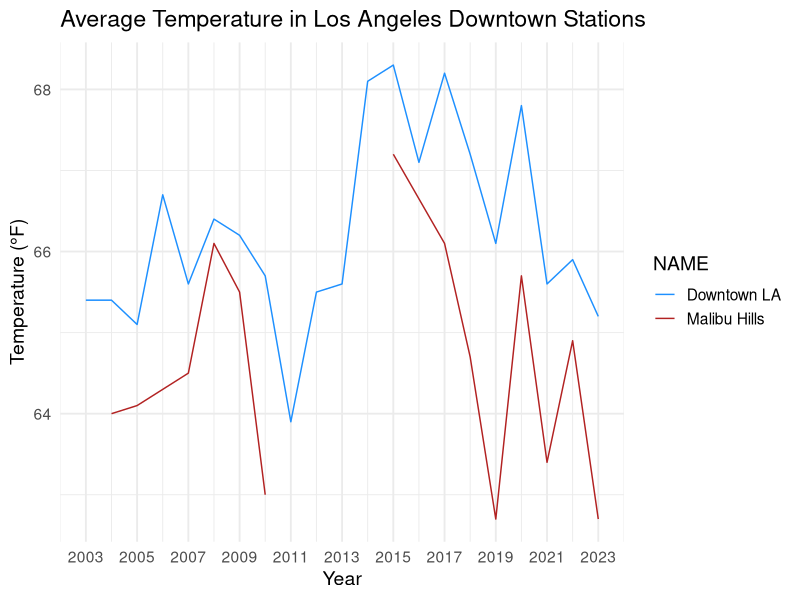
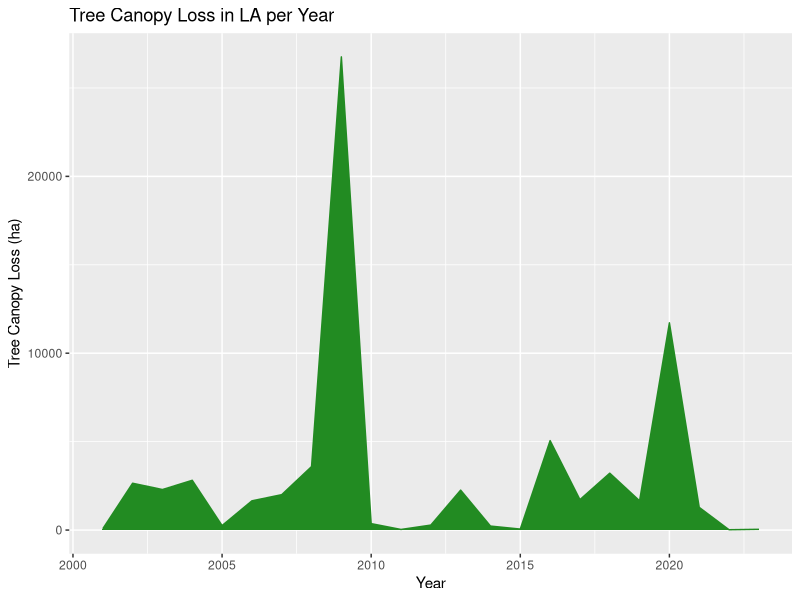

Here is the R script that generated these plots, in order:
## ---- chunk 1
library(here)
library(dplyr)
library(readr)
library(ggplot2)
library(lubridate)
temp_data1<-read_csv(here("data/2003-2005 Temperature Data(in).csv"))
temp_data2<-read_csv(here("data/2006-2012 Temperature Data(in).csv"))
temp_data3<-read_csv(here("data/2013-2019 Temperature Data(in).csv"))
temp_data4<-read_csv(here("data/2020-2023 Temperature Data(in).csv"))


temperature_data<-bind_rows(temp_data1, temp_data2, temp_data3, temp_data4)
## ---- chunk 2

temperature_data$DATE <- as.numeric(temperature_data$DATE)

str(temperature_data$DATE)

downtown_stations <- c("LOS ANGELES DOWNTOWN USC, CA US", "MALIBU HILLS CALIFORNIA, CA US")
temperature_data_filtered <- temperature_data %>%
  filter(NAME %in% downtown_stations)

station_labels<- c("LOS ANGELES DOWNTOWN USC, CA US"="Downtown LA","MALIBU HILLS CALIFORNIA, CA US"='Malibu Hills' )

Temperature_plot <- ggplot(temperature_data_filtered, aes(x = DATE, y = TAVG, color = NAME)) +
  geom_line() +
  scale_x_continuous(
    breaks = seq(2003, 2023, by = 2), 
    labels = seq(2003, 2023, by = 2)) + 
  scale_color_manual(values = c("dodgerblue", "firebrick"), labels = station_labels) +
  labs(
    title = "Average Temperature in Los Angeles Downtown Stations",
    x = "Year",
    y = "Temperature (°F)"
  ) +
  theme_minimal(base_size = 14)

Temperature_plot


## ---- chunk 3
tree_canopy_data<-read_csv(here("data/Tree_canopy_loss/treecover_loss__ha.csv"))

Tree_loss_plot<-ggplot(tree_canopy_data, aes(x=umd_tree_cover_loss__year, y=umd_tree_cover_loss__ha))+
  geom_area(fill="forestgreen",color="forestgreen")+
  labs(x="Year", y="Tree Canopy Loss (ha)", title="Tree Canopy Loss in LA per Year")
Tree_loss_plot
## ---- chunk 4
median_income_data<- read_csv(here("data/Median_Income_and_AMI_(census_tract).csv"))
median_pie_chart<-ggplot(median_income_data)
